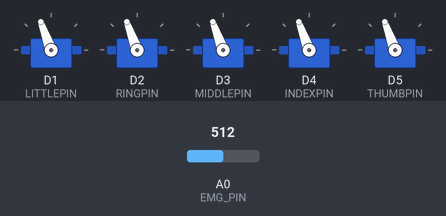
Simulated run of this sketch. Board: ESP8266 (NodeMCU). Shown: 5 × servo. The inputs (shaded band) are chosen by the test bench; at power-on: A0 (EMG_PIN) = 512. WiFi joins after 1.5 s; servers stay silent unless stated; what the sketch prints to the serial monitor is not drawn.

Above: at 2.7 s.
2.8 s: A0 (EMG_PIN) set to 716
At 3.4 s:
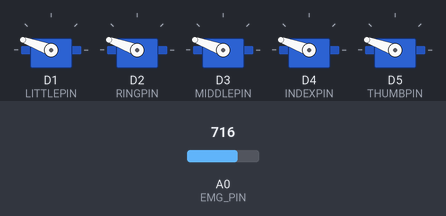
4.6 s: A0 (EMG_PIN) set to 900
At 5.9 s:
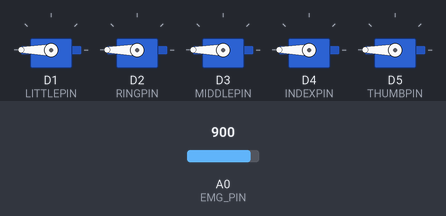
6.2 s: A0 (EMG_PIN) set to 306
At 7.1 s:
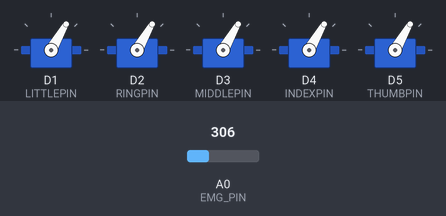
7.8 s: A0 (EMG_PIN) set to 122
At 8.4 s:
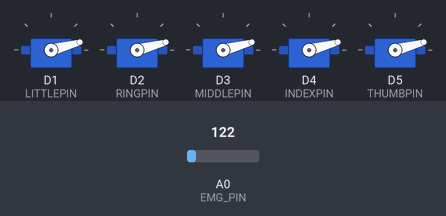
9.4 s: A0 (EMG_PIN) set to 511
At 10.7 s:
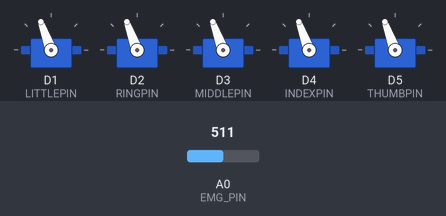
11.0 s: A0 (EMG_PIN) set to 1023
At 12.0 s:
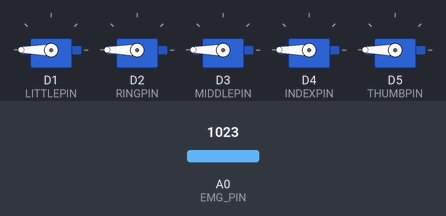
Timing chart, 0 to 13.6 s (numbered marks = the images above; inputs shaded):
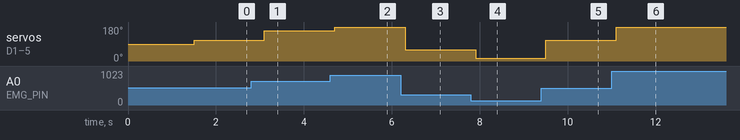

Measured:
- after the input at 2.8 s, servo on D1 (LITTLEPIN), servo on D2 (RINGPIN), servo on D3 (MIDDLEPIN), servo on D4 (INDEXPIN), servo on D5 (THUMBPIN): 110° → 160° after 0.30 s
- after the input at 4.6 s, servo on D1 (LITTLEPIN), servo on D2 (RINGPIN), servo on D3 (MIDDLEPIN), servo on D4 (INDEXPIN), servo on D5 (THUMBPIN): 160° → 180° after 0.10 s
- after the input at 6.2 s, servo on D1 (LITTLEPIN), servo on D2 (RINGPIN), servo on D3 (MIDDLEPIN), servo on D4 (INDEXPIN), servo on D5 (THUMBPIN): 180° → 60° after 0.10 s
- after the input at 7.8 s, servo on D1 (LITTLEPIN), servo on D2 (RINGPIN), servo on D3 (MIDDLEPIN), servo on D4 (INDEXPIN), servo on D5 (THUMBPIN): 60° → 15° after 0.10 s
- after the input at 9.4 s, servo on D1 (LITTLEPIN), servo on D2 (RINGPIN), servo on D3 (MIDDLEPIN), servo on D4 (INDEXPIN), servo on D5 (THUMBPIN): 15° → 110° after 0.11 s
- after the input at 11.0 s, servo on D1 (LITTLEPIN), servo on D2 (RINGPIN), servo on D3 (MIDDLEPIN), servo on D4 (INDEXPIN), servo on D5 (THUMBPIN): 110° → 180° after 0.11 s

The sketch:

Prosthetic_Arm.ino
```cpp
#include <ESP8266WiFi.h>
#include <FirebaseESP8266.h>
#include <Servo.h>

// ---- Wi-Fi Credentials ----
#define WIFI_SSID "Krunal"
#define WIFI_PASSWORD "12345678"

// ---- Firebase Credentials ----
#define FIREBASE_HOST "prosthetic-arm-fa005-default-rtdb.firebaseio.com"
#define FIREBASE_AUTH "Ot3lS2lQN34WSWN5d0GW64WEw01CMAV0X79lzv0v"

// ---- Firebase Setup Objects ----
FirebaseData fbdo;
FirebaseAuth auth;
FirebaseConfig config;

// ---- EMG & Servo Setup ----
#define EMG_PIN A0
#define LITTLEPIN D1
#define RINGPIN D2
#define MIDDLEPIN D3
#define INDEXPIN D4
#define THUMBPIN D5

Servo little, ring, middle, indexFinger, thumb;

void setup() {
  Serial.begin(115200);

  // Connect to Wi-Fi
  WiFi.begin(WIFI_SSID, WIFI_PASSWORD);
  Serial.print("Connecting to WiFi");
  while (WiFi.status() != WL_CONNECTED) {
    delay(500);
    Serial.print(".");
  }
  Serial.println("\nWiFi Connected!");

  // Firebase config
  config.host = FIREBASE_HOST;
  config.api_key = FIREBASE_AUTH;

  // Connect to Firebase
  Firebase.begin(&config, &auth);
  Firebase.reconnectWiFi(true);

  // Attach servos
  little.attach(LITTLEPIN);
  ring.attach(RINGPIN);
  middle.attach(MIDDLEPIN);
  indexFinger.attach(INDEXPIN);
  thumb.attach(THUMBPIN);
}

void loop() {
  int emgVal = analogRead(EMG_PIN);  // Read EMG
  int angle = map(emgVal, 60, 800, 0, 180);
  angle = constrain(angle, 0, 180);

  // Move all fingers
  little.write(angle);
  ring.write(angle);
  middle.write(angle);
  indexFinger.write(angle);
  thumb.write(angle);

  // Print for debugging
  Serial.print("EMG: "); Serial.print(emgVal);
  Serial.print(" | Angle: "); Serial.println(angle);

  // Upload to Firebase
  Firebase.setInt(fbdo, "/prosthetic_arm/emg_value", emgVal);
  Firebase.setInt(fbdo, "/prosthetic_arm/servo_angle", angle);

  delay(500);
}
```
